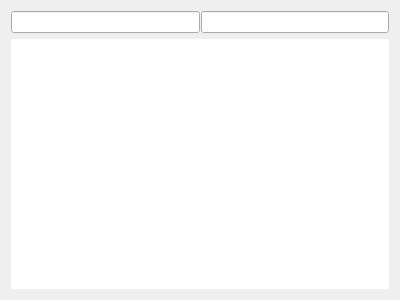
<?xml version="1.0" encoding="UTF-8"?>
<ui version="4.0">
 <class>Frame</class>
 <widget class="QFrame" name="Frame">
  <property name="geometry">
   <rect>
    <x>0</x>
    <y>0</y>
    <width>400</width>
    <height>300</height>
   </rect>
  </property>
  <property name="windowTitle">
   <string>Frame</string>
  </property>
  <layout class="QVBoxLayout" name="verticalLayout">
   <item>
    <widget class="QWidget" name="search_edits_area_widget" native="true">
     <layout class="QHBoxLayout">
      <property name="spacing">
       <number>1</number>
      </property>
      <property name="leftMargin">
       <number>0</number>
      </property>
      <property name="topMargin">
       <number>0</number>
      </property>
      <property name="rightMargin">
       <number>0</number>
      </property>
      <property name="bottomMargin">
       <number>0</number>
      </property>
      <item>
       <widget class="QLineEdit" name="key_search_edit"/>
      </item>
      <item>
       <widget class="QLineEdit" name="value_search_edit"/>
      </item>
     </layout>
    </widget>
   </item>
   <item>
    <widget class="JsonTreeView" name="json_tree_view">
     <property name="frameShape">
      <enum>QFrame::NoFrame</enum>
     </property>
     <property name="frameShadow">
      <enum>QFrame::Plain</enum>
     </property>
     <property name="wordWrap">
      <bool>true</bool>
     </property>
    </widget>
   </item>
  </layout>
 </widget>
 <customwidgets>
  <customwidget>
   <class>JsonTreeView</class>
   <extends>QTreeView</extends>
   <header>.request_manager.h</header>
  </customwidget>
 </customwidgets>
 <resources/>
 <connections/>
</ui>
